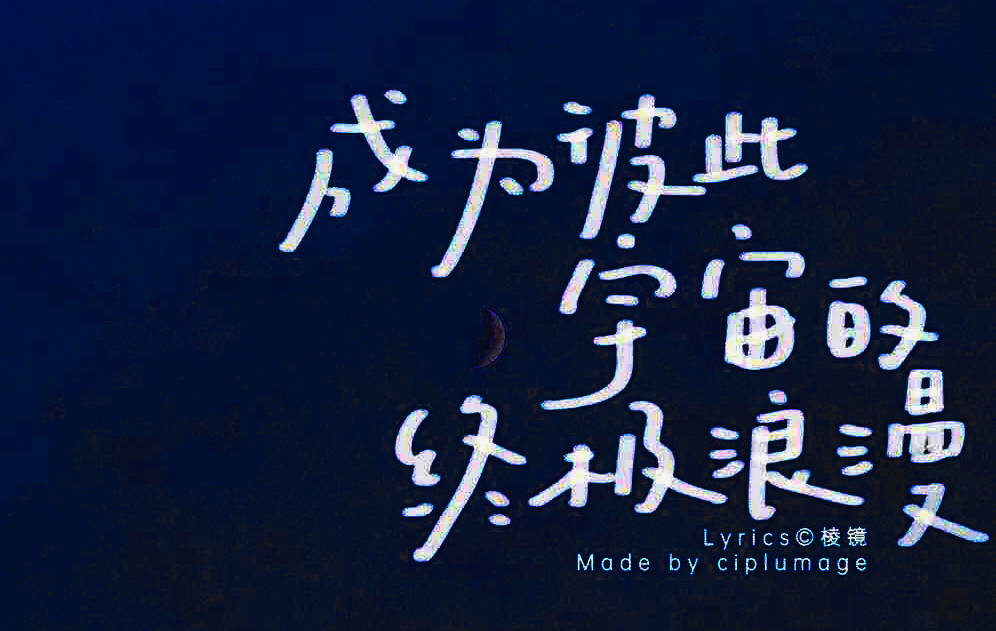
#> input picture Machine_Learning/Chapter5_Clustering_Kmeans/IMG_8082_polarr.JPEG, 996 x 631 px
$ jupyter execute task2_kmeans_image.ipynb
#> lines starting #> are read from the running program, lines starting #| are printed output that depends on the picture; after the words box and inside, x2 and y2 are one past the last pixel; in counts of white or black regions, pixels touching at a corner belong together
# KMeans实现图像分割

[cell 1]
#图像的加载与展示
import numpy as np
import matplotlib.pyplot as plt
from skimage import io as io
img = io.imread('IMG_8082_polarr.JPEG')
#> img is the input picture: shape (631, 996, 3); mean R, G, B 22.1, 34, 64.3
plt.imshow(img)

[cell 2]
#查看数据结果与维度
print(type(img))
#| <class 'numpy.ndarray'>
print(img.shape)
#| (631, 996, 3)

[cell 3]
#查看数据内容
print(img)
#> (printed output is left out)

[cell 4]
#维度存储
img_width = img.shape[1]
#> img_width = 996
img_height = img.shape[0]
#> img_height = 631
print(img_width,img_height)
#| 996 631

[cell 5]
#数据维度转化
img_data = img.reshape(-1,3)
print(img.shape,img_data.shape)
#| (631, 996, 3) (628476, 3)
print(img_data)
#> (printed output is left out)

[cell 6]
#X赋值
X = img_data

[cell 7]
#模型建立与训练
from sklearn.cluster import KMeans
model = KMeans(n_clusters=3,random_state=0)
model.fit(X)

[cell 8]
#聚类结果预测
label = model.predict(X)
print(label)
#> (printed output is left out)
import pandas as pd
print(pd.value_counts(label))
#| 0    567586
#| 1     49733
#| 2     11157
#| Name: count, dtype: int64

[cell 9]
#结果数据的维度转化
label = label.reshape([img_height,img_width])
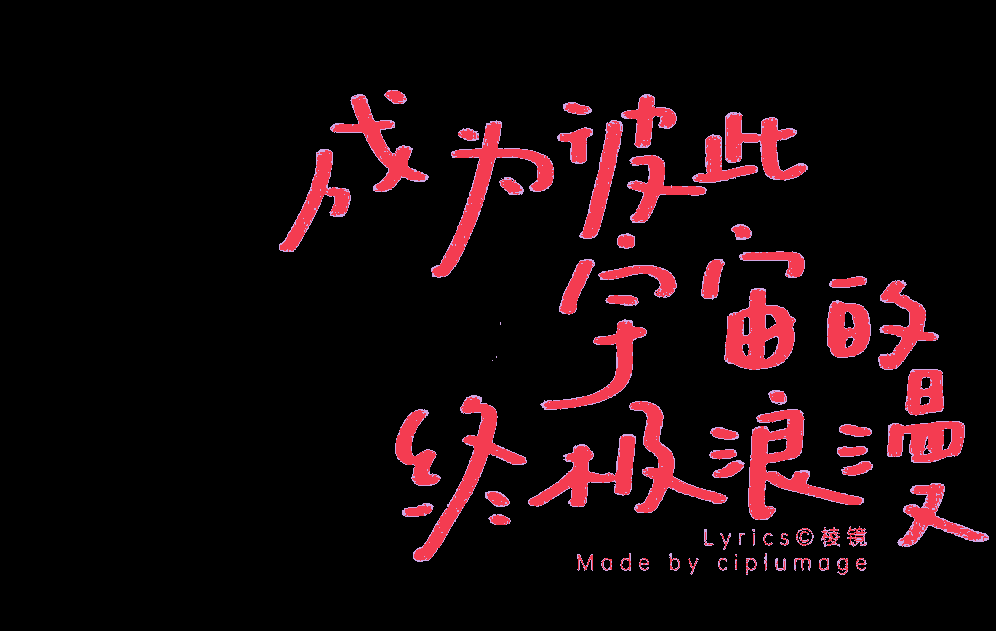
#> label: shape (631, 996) int32; 3 distinct labels, from 0 to 2; one colour per label, 0 black
print(label)
#> (printed output is left out)
print(label.shape)
#| (631, 996)

[cell 10]
#后续的灰度处理
label = 1/(label+1)
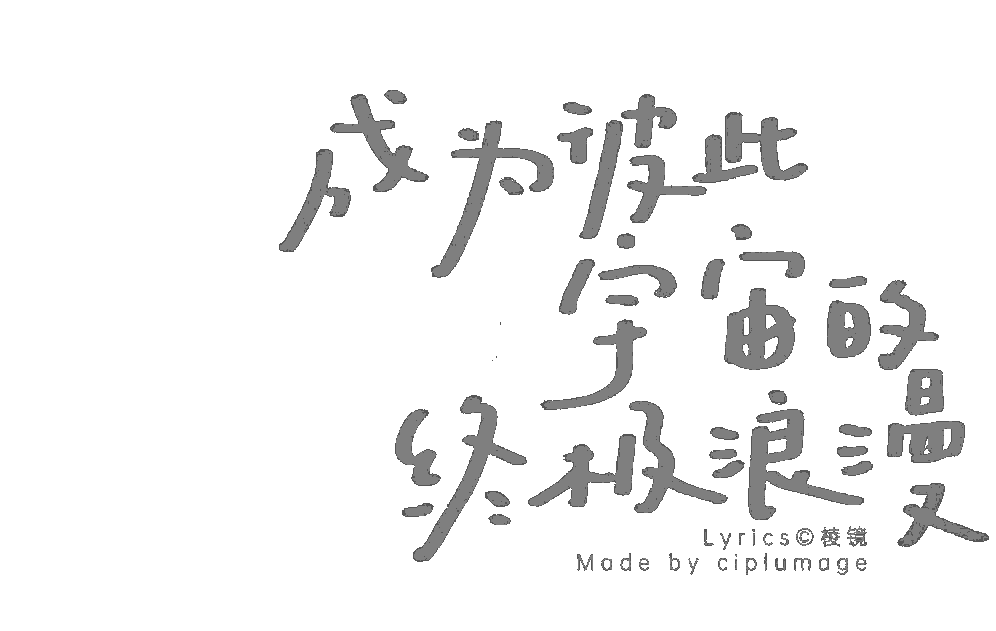
#> label: shape (631, 996) float64; min 0.333, max 1, mean 0.949
print(label)
#> (printed output is left out)

[cell 11]
#结果的可视化
plt.imshow(label)

[cell 12]
#图像存储到本地
io.imsave('3.png',label)

[cell 13]
model = KMeans(n_clusters=4,random_state=0)
model.fit(X)
label = model.predict(X)
#结果数据的维度转化
label = label.reshape([img_height,img_width])
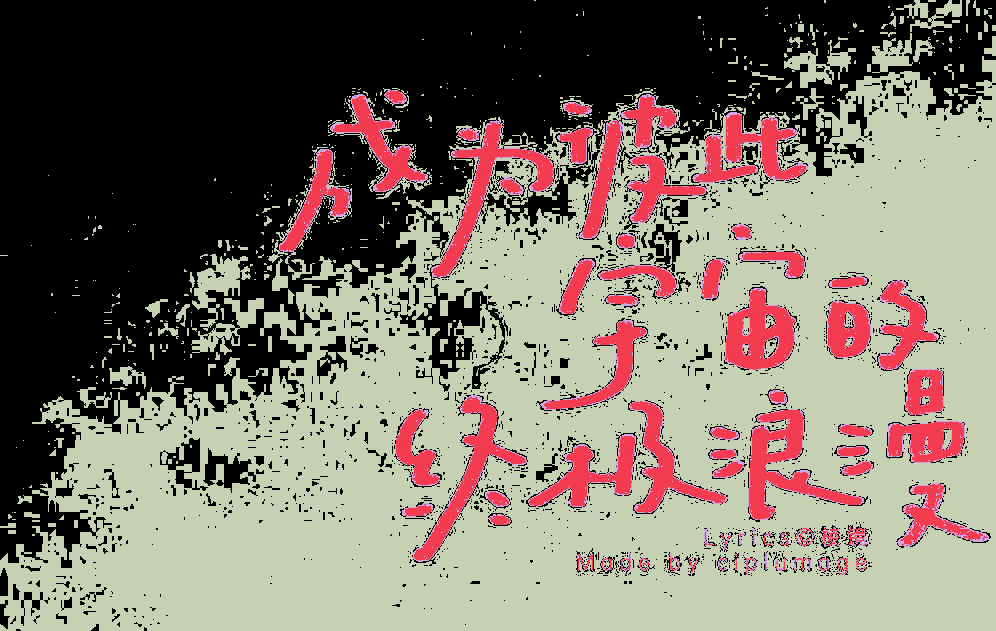
#> label: shape (631, 996) int32; 4 distinct labels, from 0 to 3; one colour per label, 0 black
#后续的灰度处理
label = 1/(label+1)
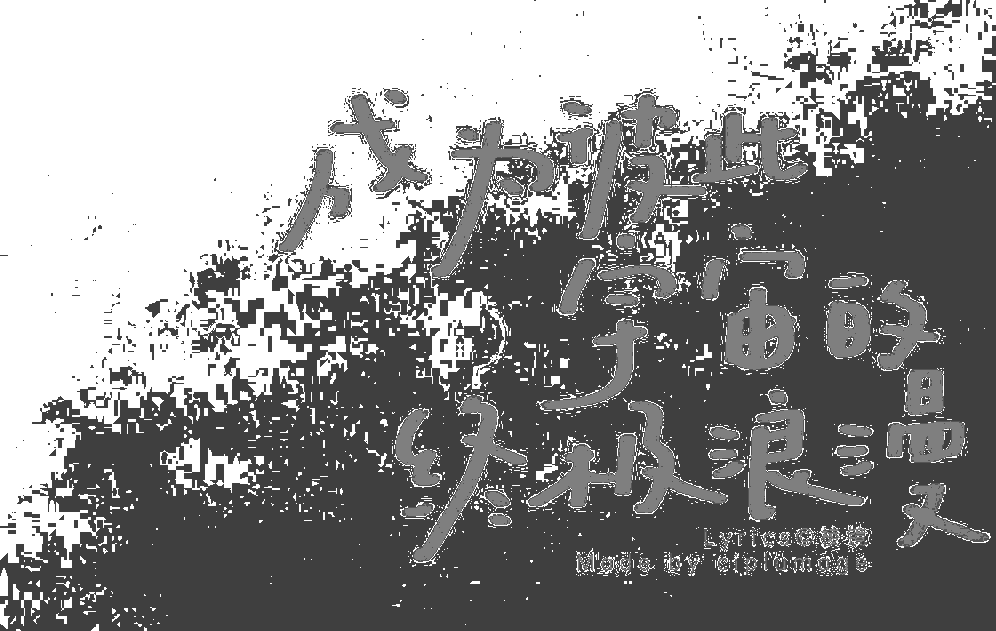
#> label: shape (631, 996) float64; min 0.25, max 1, mean 0.563
#结果的可视化
plt.imshow(label)
#图像存储到本地
io.imsave('4.png',label)

[cell 14]
model = KMeans(n_clusters=2,random_state=0)
model.fit(X)
label = model.predict(X)
#Dim conv
label = label.reshape([img_height,img_width])
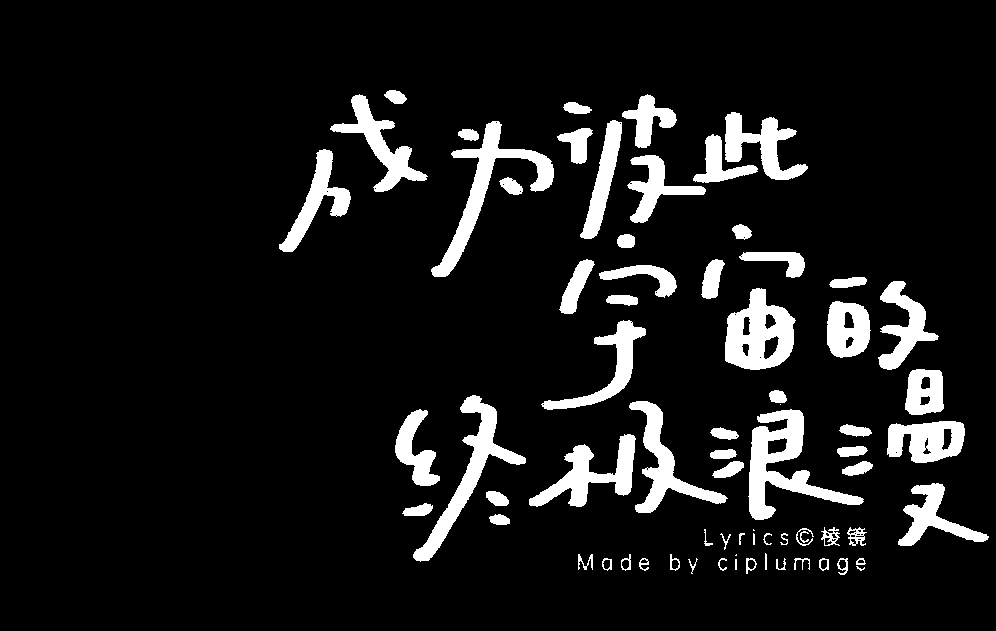
#> label: shape (631, 996) int32; values 0 (black) and 1 (white), 9.1% white; 72 white regions (4 under 20 px), largest, box (x1, y1, x2, y2) and area: (748, 409, 864, 520) 4247, (431, 121, 554, 277) 3746, (725, 288, 796, 370) 3613
#Gray scale 0~1
label = 1/(label+1)
#visualization
plt.imshow(label)
io.imsave('2.png',label)
